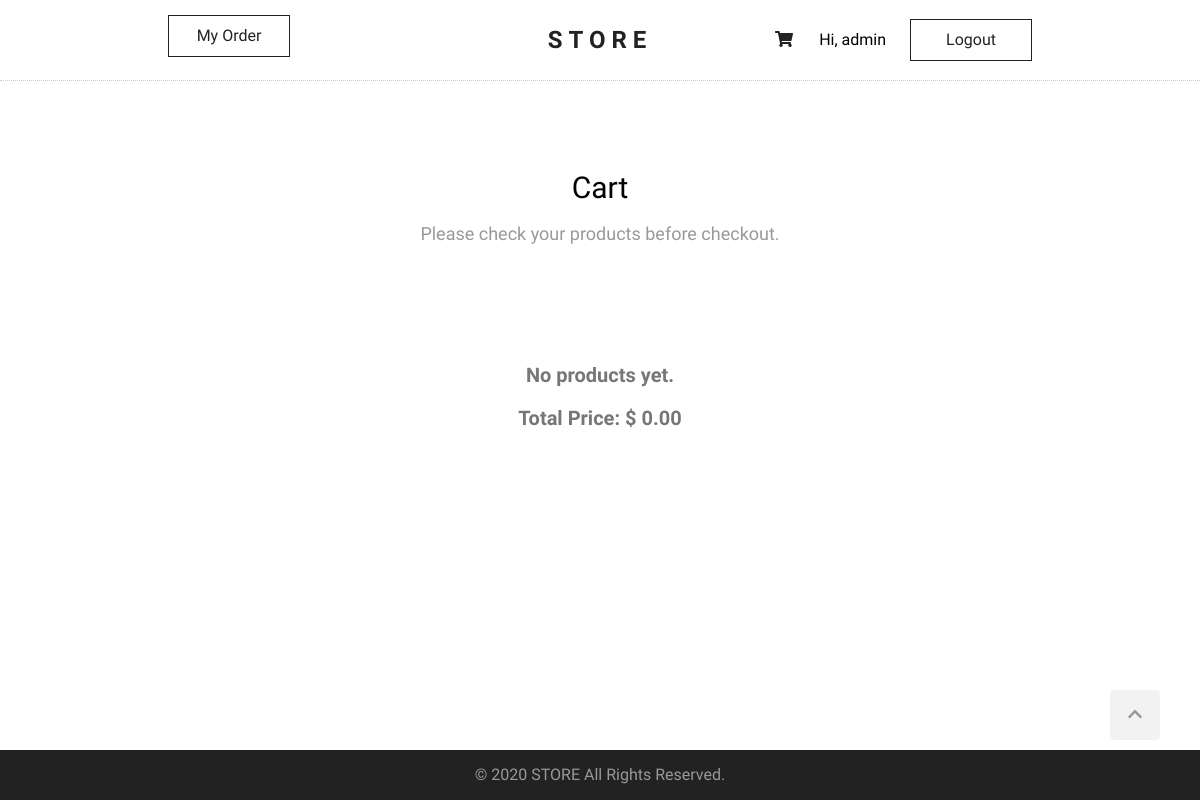
The page /cart/ (signed in) on the database as committed earlier.
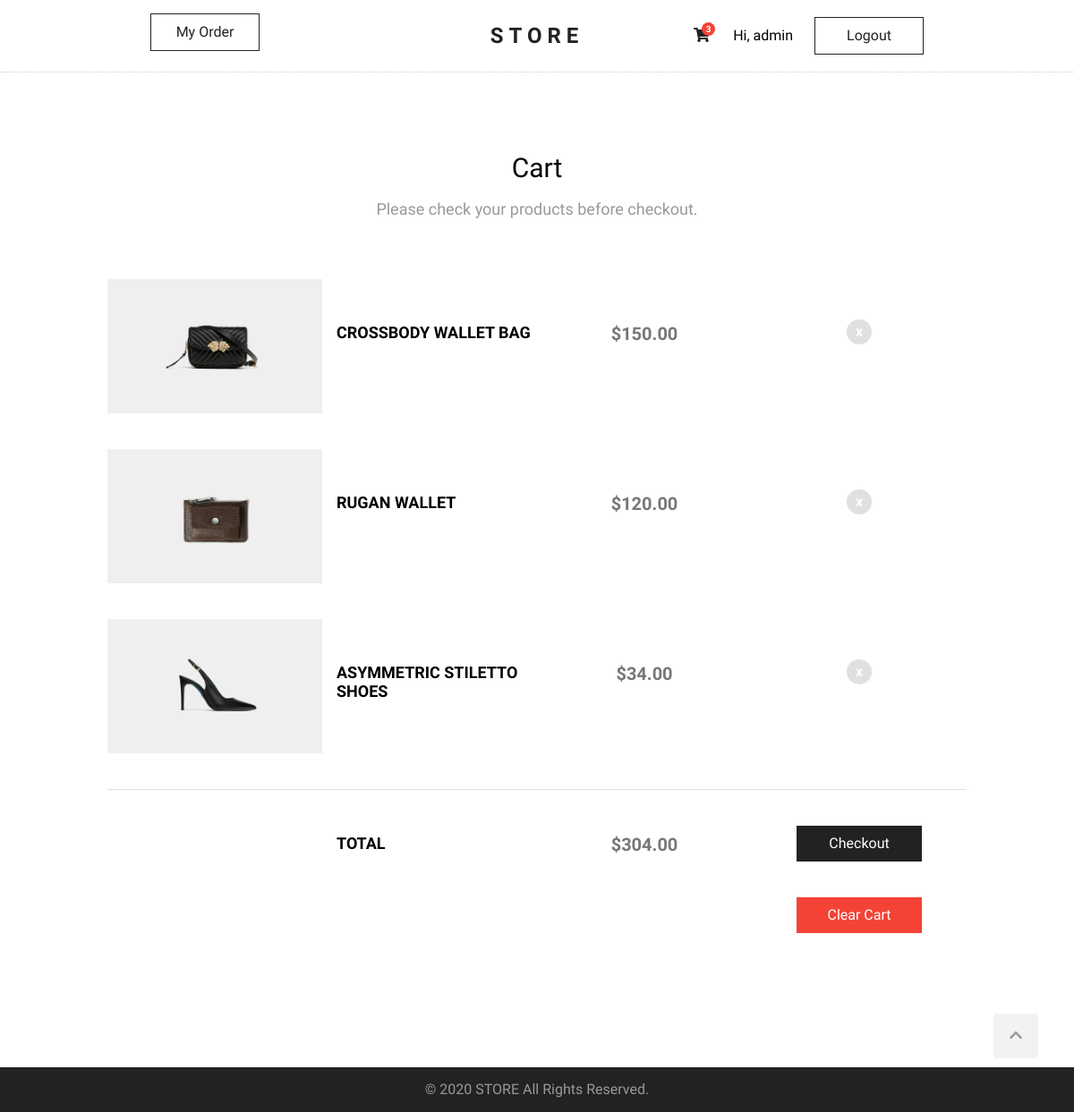
The same page on the database as committed later.
### carts/models.py (models this page shows, shortened)
class Cart(models.Model):
    user = models.OneToOneField(
        User, related_name='cart', on_delete=models.CASCADE)
    items = models.ManyToManyField(Product,  through=CartItem)
    created_at = models.DateTimeField(auto_now_add=True)
    updated_at = models.DateTimeField(auto_now=True)
    def total_price(self):
        total = self.items.aggregate(Sum('price')).get('price__sum')
        return total

### products/models.py (models this page shows, shortened)
class Product(models.Model):
    brand = models.CharField(max_length=100)
    title = models.CharField(max_length=100, unique=True)
    description = models.CharField(max_length=250, blank=True,  null=True)
    price = models.PositiveIntegerField()
    created_at = models.DateTimeField(auto_now_add=True)
    updated_at = models.DateTimeField(auto_now=True)
    image = models.ImageField(upload_to='products/', null=True)

### carts/views.py (the view)
# urls.py: path('cart/', cart, name='cart'),
@login_required
def cart(request):
    user = request.user
    products = user.cart.items.all()
    total_price = user.cart.total_price()
    return render(request, 'carts/cart.html', {'products': products,
                                               'total_price': total_price})

### templates/carts/cart.html (shortened to what this page needs)
{% extends "base.html" %}
{% block content %}
<section class="clearfix">
    <h2 class="section-headline">Cart</h2>
    <p class="section-description">
        Please check your products before checkout.
    </p>
    <div class="cart">
        <ul>
            {% for product in products %}
            <li class="item">
                <div class="cart-product-img">
                    <img src="{{ product.image.url }}" alt="product.title" />
                </div>
                <div>
                    <h3>{{ product.title | capfirst }}</h3>
                </div>
                <div>
                    <p>${{ product.price | floatformat:2 }}</p>
                </div>
                <div>
                    <a href="{% url 'remove_from_cart' pk=product.id %}" class="remove">x</a>
                </div>
            </li>
            {% empty %}
            <li>
                <p>No products yet.</p>
            </li>
            {% endfor %}
            {% if products.count > 0 %}
            <li class="item" id="cart-summary">
                <div>
                </div>
                <div>
                    <h3>Total</h3>
                </div>
                <div>
                    <p>${{ total_price | floatformat:2 }}</p>
                </div>
                <div>
                    <a href="{% url 'order_new' %}" class="checkout">Checkout</a>
                    <a href="{% url 'clear_cart' %}" class="clear">Clear Cart</a>
                </div>
            </li>
            {% else %}
                <p>Total Price: $  {{ 0 | floatformat:2 }} </p>
            {% endif %}
        </ul>
    </div>
{% endblock %}

### templates/base.html (shortened to what this page needs)
{% load static %}
<!DOCTYPE html>
<html lang="en">
<head>
    <link rel="stylesheet" href="{% static 'normalize.css' %}" />
    <link rel="stylesheet" href="{% static 'style.css' %}" />
</head>
<body>
    <div class="wrapper">
        <header>
            {% if user.is_authenticated %}
                <a href="{% url 'orders_list' %}" class="my-botton my-order">My Order</a>
            {% endif %}
            <h1 id="logo">
                <a href="{% url 'home' %}">STORE</a>
            </h1>
            <div id="controls">
                <div id="cart">
                    <a href="{% url 'cart' %}"><i class="fas fa-shopping-cart"></i></a>
                    {% if request.user.cart.items.all|length > 0 %}
                    <span id="cart-counter">
                        {{ request.user.cart.items.all|length }}
                    </span>
                    {% endif %}
                </div>
                {% if user.is_authenticated %}
                    <p>Hi, {{ user.username }}</p>
                    <a class="my-botton" id="logout" href="{% url 'logout' %}">Logout</a>
                {% else  %}
                    <a class="my-botton" href="{% url 'login' %}">Login</a>
                {% endif %}
            </div>
        </header>
        <main>
            {% block content %}{% endblock %}
        </main>
    </div>
    <footer>
        <a href="#" id="scroll-up">
            <i class="fas fa-chevron-up"></i>
        </a>
        <p>&copy; 2020 STORE All Rights Reserved.</p>
    </footer>
</body>
</html>

### static/style.css (style rules this page uses)
html { scroll-behavior: smooth; }
body { margin: 0; font-family: 'Questrial', sans-serif; }
.wrapper { min-height: calc(100vh - 50px); }
.clearfix::after { content: ""; display: block; clear: both; }
header { height: auto; border-bottom: 1px dotted #ccc; }
#logo { text-align: center; font-family: 'Domine', serif; font-size: 24px; letter-spacing: 6px; line-height: 80px; margin: 0; }
#logo a { color: #222; text-decoration: none; }
#controls { position: absolute; top: 15px; right: 14%; }
#controls #cart { position: relative; display: inline-block; width: 30px; line-height: 30px; text-align: center; cursor: pointer; margin-right: 16px; }
#controls p { display: inline-block; }
#controls #cart a { color: #222; }
#cart #cart-counter { width: 15px; line-height: 15px; background-color: #F44336; color: #fff; font-size: 10px; font-weight: bold; border-radius: 50%; position: absolute; top: 0px; right: 0px; }
#logout { margin-left: 20px; }
main { max-width: 960px; text-align: center; margin: 90px auto 90px auto; }
.section-headline { font-size: 30px; font-weight: normal; margin: 0; }
.section-description { color: #999; font-size: 18px; }
footer { background-color: #222; height: 50px; color: #999; text-align: center; line-height: 50px; }
footer p { margin: 0; }
#scroll-up { width: 50px; height: 50px; background-color: #f2f2f2; bottom: 60px; right: 40px; position: fixed; border-radius: 4px; cursor: pointer; color: #999; }
.cart, .order { margin-top: 48px; }
.cart ul, .order ul { padding: 0; }
.cart li, .order li { display: block; width: 100%; margin: 20px 0; float: right; }
.cart div, .order div { float: left; width: 25%; }
.cart h3 { margin: 50px 0 0 0; font-size: 18px; font-weight: bold; text-transform: uppercase; text-align: left; margin-left: 16px; }
.cart p, .order .no-product { margin: 50px 0 0 0; color: #777777; font-weight: bold; font-size: 20px; }
.cart-product-img { background: #efefef; background-image: url("image-not-found.svg"); background-repeat: no-repeat; background-position: center; background-size: 30%; width: 290px; height: 150px; }
.cart img { width: 130px; }
.cart a { margin: 45px 0 0 0; text-decoration: none; }
.cart #cart-summary { border-top: 1px solid #e0e0e0; }
.cart a.remove { color: #ffffff; font-weight: bold; background: #e0e0e0; padding: 10px; display: inline-block; border-radius: 100%; line-height: .5; }
.cart a.checkout, .cart a.clear { display: block; width: 140px; line-height: 40px; font-size: 16px; background: #222; color: #fff; cursor: pointer; margin: 40px auto; }
.cart a.clear { background: #F44336; }
.my-botton { text-decoration: none; display: inline-block; text-align: center; width: 120px; line-height: 40px; font-size: 16px; background: transparent; border: 1px solid #222; color: #222; cursor: pointer; }
.my-order { position: absolute; top: 15px; left: 14%; }

Rows that differ between the two databases and show on the page:
now on this page (row edited): Product: image (picture), title "CROSSBODY WALLET BAG", price "150.00"
now on this page (row edited): Product: image (picture), title "RUGAN WALLET", price "120.00"
added Product: image (picture), title "ASYMMETRIC STILETTO SHOES", price "34.00"
Other text that changed with them:
{{ request.user.cart.items.all|length }}: (not shown) → "3"
{{ total_price | floatformat:2 }}: (not shown) → "304.00"
{{ 0 | floatformat:2 }}: "0.00" → (not shown)
text no longer shown: "No products yet. Total Price: $"
text now shown: "TOTAL $ Checkout Clear Cart"
